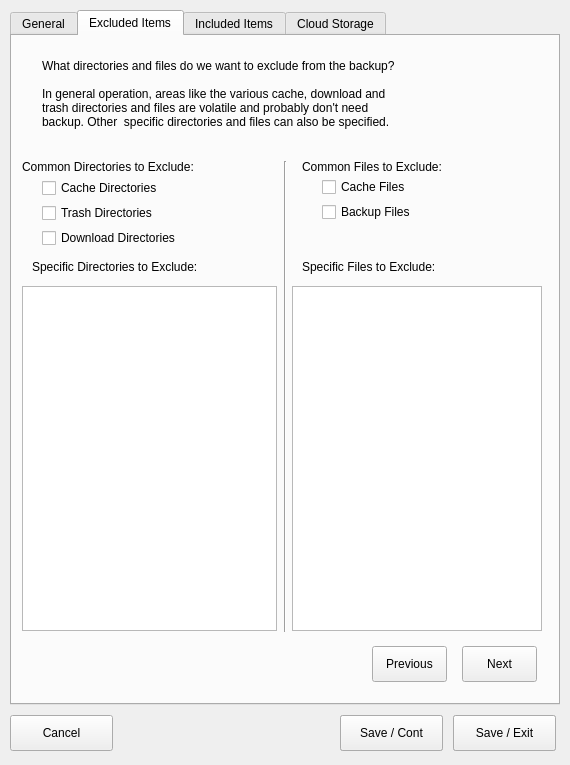
<?xml version="1.0" encoding="UTF-8"?>
<ui version="4.0">
 <class>SetupWindow</class>
 <widget class="QMainWindow" name="SetupWindow">
  <property name="geometry">
   <rect>
    <x>0</x>
    <y>0</y>
    <width>570</width>
    <height>765</height>
   </rect>
  </property>
  <property name="windowTitle">
   <string>Setup</string>
  </property>
  <widget class="QWidget" name="centralwidget">
   <widget class="QTabWidget" name="tabWidget">
    <property name="geometry">
     <rect>
      <x>10</x>
      <y>10</y>
      <width>550</width>
      <height>695</height>
     </rect>
    </property>
    <property name="toolTip">
     <string/>
    </property>
    <property name="currentIndex">
     <number>1</number>
    </property>
    <widget class="QWidget" name="general_tab">
     <property name="toolTip">
      <string>Determine the general parameters of the backup.</string>
     </property>
     <attribute name="title">
      <string>General</string>
     </attribute>
     <attribute name="toolTip">
      <string>Determine the general parameters of the backup.</string>
     </attribute>
     <widget class="QLabel" name="lbl_general_header">
      <property name="geometry">
       <rect>
        <x>0</x>
        <y>0</y>
        <width>476</width>
        <height>36</height>
       </rect>
      </property>
      <property name="text">
       <string>General conditions that apply in all cases</string>
      </property>
      <property name="alignment">
       <set>Qt::AlignCenter</set>
      </property>
     </widget>
     <widget class="QPushButton" name="general_next">
      <property name="geometry">
       <rect>
        <x>420</x>
        <y>610</y>
        <width>75</width>
        <height>36</height>
       </rect>
      </property>
      <property name="toolTip">
       <string>Move to the next active page</string>
      </property>
      <property name="text">
       <string>Next</string>
      </property>
     </widget>
     <widget class="QLabel" name="lbl_start_dir">
      <property name="geometry">
       <rect>
        <x>10</x>
        <y>40</y>
        <width>182</width>
        <height>36</height>
       </rect>
      </property>
      <property name="text">
       <string>Directory to Backup:</string>
      </property>
      <property name="alignment">
       <set>Qt::AlignRight|Qt::AlignTrailing|Qt::AlignVCenter</set>
      </property>
     </widget>
     <widget class="QLineEdit" name="start_dir">
      <property name="geometry">
       <rect>
        <x>200</x>
        <y>40</y>
        <width>300</width>
        <height>36</height>
       </rect>
      </property>
      <property name="toolTip">
       <string>What is the base directory to start scanning for changed files.
By default, it is the 'user_id' dir, '/home/{user_id}' on Linux
or 'C:Users\{user_id}' on Windows.</string>
      </property>
     </widget>
     <widget class="QLabel" name="lbl_external_storage">
      <property name="geometry">
       <rect>
        <x>10</x>
        <y>80</y>
        <width>182</width>
        <height>36</height>
       </rect>
      </property>
      <property name="text">
       <string>Backup to External Drive:</string>
      </property>
      <property name="alignment">
       <set>Qt::AlignRight|Qt::AlignTrailing|Qt::AlignVCenter</set>
      </property>
     </widget>
     <widget class="QLabel" name="lbl_backup_dir">
      <property name="geometry">
       <rect>
        <x>10</x>
        <y>110</y>
        <width>182</width>
        <height>36</height>
       </rect>
      </property>
      <property name="text">
       <string>Backup Destination</string>
      </property>
      <property name="alignment">
       <set>Qt::AlignRight|Qt::AlignTrailing|Qt::AlignVCenter</set>
      </property>
     </widget>
     <widget class="QLineEdit" name="backup_dir">
      <property name="geometry">
       <rect>
        <x>200</x>
        <y>110</y>
        <width>300</width>
        <height>36</height>
       </rect>
      </property>
      <property name="toolTip">
       <string>Where is the external storage? For a usb drive, Fedora Linux is
'/run/media/*backup_directory*', Windows will be a drive letter,
generally 'E:' or greater.</string>
      </property>
     </widget>
     <widget class="QCheckBox" name="external_storage">
      <property name="geometry">
       <rect>
        <x>200</x>
        <y>80</y>
        <width>30</width>
        <height>36</height>
       </rect>
      </property>
      <property name="toolTip">
       <string>Check if you want to backup to an external
storage drive, usually a connected USB drive.</string>
      </property>
      <property name="text">
       <string/>
      </property>
     </widget>
     <widget class="QCheckBox" name="cloud_storage">
      <property name="geometry">
       <rect>
        <x>200</x>
        <y>160</y>
        <width>30</width>
        <height>36</height>
       </rect>
      </property>
      <property name="toolTip">
       <string>Check if you want to backup to cloud storage.
Cloud storage will be configured on the
Cloud Storage page.</string>
      </property>
      <property name="text">
       <string/>
      </property>
     </widget>
     <widget class="QLabel" name="lbl_config_filename">
      <property name="geometry">
       <rect>
        <x>10</x>
        <y>235</y>
        <width>182</width>
        <height>30</height>
       </rect>
      </property>
      <property name="text">
       <string>Config File Name:</string>
      </property>
      <property name="alignment">
       <set>Qt::AlignRight|Qt::AlignTrailing|Qt::AlignVCenter</set>
      </property>
     </widget>
     <widget class="QLabel" name="value_config_filename">
      <property name="geometry">
       <rect>
        <x>200</x>
        <y>235</y>
        <width>274</width>
        <height>30</height>
       </rect>
      </property>
      <property name="toolTip">
       <string>&lt;html&gt;&lt;head/&gt;&lt;body&gt;&lt;p&gt;The backup program configuration subdirectory in the system config directory (not changeable)&lt;/p&gt;&lt;/body&gt;&lt;/html&gt;</string>
      </property>
      <property name="text">
       <string>a file name</string>
      </property>
     </widget>
     <widget class="QLabel" name="lbl_config_dir_subdir">
      <property name="geometry">
       <rect>
        <x>10</x>
        <y>260</y>
        <width>182</width>
        <height>30</height>
       </rect>
      </property>
      <property name="text">
       <string>Configuration Directory:</string>
      </property>
      <property name="alignment">
       <set>Qt::AlignRight|Qt::AlignTrailing|Qt::AlignVCenter</set>
      </property>
      <property name="indent">
       <number>-1</number>
      </property>
     </widget>
     <widget class="QLabel" name="value_config_dir">
      <property name="geometry">
       <rect>
        <x>200</x>
        <y>260</y>
        <width>274</width>
        <height>30</height>
       </rect>
      </property>
      <property name="toolTip">
       <string>&lt;html&gt;&lt;head/&gt;&lt;body&gt;&lt;p&gt;The configuration file name (not changeable)&lt;/p&gt;&lt;/body&gt;&lt;/html&gt;</string>
      </property>
      <property name="text">
       <string>a directory name</string>
      </property>
     </widget>
     <widget class="QLabel" name="lbl_log_filename">
      <property name="geometry">
       <rect>
        <x>10</x>
        <y>285</y>
        <width>182</width>
        <height>30</height>
       </rect>
      </property>
      <property name="text">
       <string>Log Filename:</string>
      </property>
      <property name="alignment">
       <set>Qt::AlignRight|Qt::AlignTrailing|Qt::AlignVCenter</set>
      </property>
     </widget>
     <widget class="QLabel" name="value_log_filename">
      <property name="geometry">
       <rect>
        <x>200</x>
        <y>285</y>
        <width>274</width>
        <height>30</height>
       </rect>
      </property>
      <property name="toolTip">
       <string>&lt;html&gt;&lt;head/&gt;&lt;body&gt;&lt;p&gt;The backup logfile name (not changeable)&lt;/p&gt;&lt;/body&gt;&lt;/html&gt;</string>
      </property>
      <property name="text">
       <string>a file name</string>
      </property>
     </widget>
     <widget class="QLabel" name="lbl_cloud_storage">
      <property name="geometry">
       <rect>
        <x>10</x>
        <y>160</y>
        <width>182</width>
        <height>37</height>
       </rect>
      </property>
      <property name="text">
       <string>Backup to Cloud Storage:</string>
      </property>
      <property name="alignment">
       <set>Qt::AlignRight|Qt::AlignTrailing|Qt::AlignVCenter</set>
      </property>
     </widget>
     <widget class="QLabel" name="lbl_last_backup">
      <property name="geometry">
       <rect>
        <x>10</x>
        <y>210</y>
        <width>182</width>
        <height>30</height>
       </rect>
      </property>
      <property name="text">
       <string>Last Backup Time/Date:</string>
      </property>
      <property name="alignment">
       <set>Qt::AlignRight|Qt::AlignTrailing|Qt::AlignVCenter</set>
      </property>
     </widget>
     <widget class="QLabel" name="value_last_backup">
      <property name="geometry">
       <rect>
        <x>200</x>
        <y>210</y>
        <width>274</width>
        <height>30</height>
       </rect>
      </property>
      <property name="toolTip">
       <string>&lt;html&gt;&lt;head/&gt;&lt;body&gt;&lt;p&gt;The backup program configuration subdirectory in the system config directory (not changeable)&lt;/p&gt;&lt;/body&gt;&lt;/html&gt;</string>
      </property>
      <property name="text">
       <string>0</string>
      </property>
     </widget>
    </widget>
    <widget class="QWidget" name="exclusions_tab">
     <attribute name="title">
      <string>Excluded Items</string>
     </attribute>
     <widget class="QLabel" name="lbl_excluded_description">
      <property name="geometry">
       <rect>
        <x>30</x>
        <y>10</y>
        <width>460</width>
        <height>110</height>
       </rect>
      </property>
      <property name="text">
       <string>What directories and files do we want to exclude from the backup?

In general operation, areas like the various cache, download and
trash directories and files are volatile and probably don't need
backup. Other  specific directories and files can also be specified.
</string>
      </property>
      <property name="textInteractionFlags">
       <set>Qt::NoTextInteraction</set>
      </property>
     </widget>
     <widget class="QPushButton" name="excld_previous">
      <property name="geometry">
       <rect>
        <x>360</x>
        <y>610</y>
        <width>75</width>
        <height>36</height>
       </rect>
      </property>
      <property name="toolTip">
       <string>Go back to the General Tab</string>
      </property>
      <property name="text">
       <string>Previous</string>
      </property>
     </widget>
     <widget class="QPushButton" name="excld_next">
      <property name="geometry">
       <rect>
        <x>450</x>
        <y>610</y>
        <width>75</width>
        <height>36</height>
       </rect>
      </property>
      <property name="toolTip">
       <string>Go Forward to the Included Items Tab</string>
      </property>
      <property name="text">
       <string>Next</string>
      </property>
     </widget>
     <widget class="QTableView" name="excld_dirs">
      <property name="geometry">
       <rect>
        <x>10</x>
        <y>250</y>
        <width>255</width>
        <height>345</height>
       </rect>
      </property>
     </widget>
     <widget class="QTableView" name="excld_files">
      <property name="geometry">
       <rect>
        <x>280</x>
        <y>250</y>
        <width>250</width>
        <height>345</height>
       </rect>
      </property>
     </widget>
     <widget class="QLabel" name="lbl_excld_common_file">
      <property name="geometry">
       <rect>
        <x>290</x>
        <y>120</y>
        <width>181</width>
        <height>22</height>
       </rect>
      </property>
      <property name="text">
       <string>Common Files to Exclude:</string>
      </property>
      <property name="textFormat">
       <enum>Qt::PlainText</enum>
      </property>
     </widget>
     <widget class="QCheckBox" name="excld_cache_files">
      <property name="geometry">
       <rect>
        <x>310</x>
        <y>140</y>
        <width>170</width>
        <height>22</height>
       </rect>
      </property>
      <property name="toolTip">
       <string>If Checked, any file name containing &quot;cache&quot; will be excluded from the backup.</string>
      </property>
      <property name="text">
       <string>Cache Files</string>
      </property>
     </widget>
     <widget class="QCheckBox" name="excld_backup_files">
      <property name="geometry">
       <rect>
        <x>310</x>
        <y>165</y>
        <width>170</width>
        <height>22</height>
       </rect>
      </property>
      <property name="toolTip">
       <string>If Checked, any file name containing &quot;trash&quot;, &quot;recycle bin&quot; or similar will be excluded from the backup.</string>
      </property>
      <property name="text">
       <string>Backup Files</string>
      </property>
     </widget>
     <widget class="QLabel" name="lbl_excld_common_dir">
      <property name="geometry">
       <rect>
        <x>10</x>
        <y>120</y>
        <width>221</width>
        <height>22</height>
       </rect>
      </property>
      <property name="text">
       <string>Common Directories to Exclude:</string>
      </property>
      <property name="textFormat">
       <enum>Qt::PlainText</enum>
      </property>
     </widget>
     <widget class="QCheckBox" name="excld_cache_dir">
      <property name="geometry">
       <rect>
        <x>30</x>
        <y>140</y>
        <width>170</width>
        <height>24</height>
       </rect>
      </property>
      <property name="toolTip">
       <string>If Checked, any directory name containing &quot;cache&quot; will be excluded from the backup.</string>
      </property>
      <property name="text">
       <string>Cache Directories</string>
      </property>
     </widget>
     <widget class="QCheckBox" name="excld_trash_dir">
      <property name="geometry">
       <rect>
        <x>30</x>
        <y>165</y>
        <width>170</width>
        <height>24</height>
       </rect>
      </property>
      <property name="toolTip">
       <string>If Checked, any directory name containing &quot;trash&quot;, &quot;recycle bin&quot; or similar  will be excluded from the backup.</string>
      </property>
      <property name="text">
       <string>Trash Directories</string>
      </property>
     </widget>
     <widget class="QCheckBox" name="excld_download_dir">
      <property name="geometry">
       <rect>
        <x>30</x>
        <y>190</y>
        <width>171</width>
        <height>24</height>
       </rect>
      </property>
      <property name="text">
       <string>Download Directories</string>
      </property>
     </widget>
     <widget class="QLabel" name="lbl_excld_specific_dir">
      <property name="geometry">
       <rect>
        <x>20</x>
        <y>220</y>
        <width>221</width>
        <height>22</height>
       </rect>
      </property>
      <property name="text">
       <string>Specific Directories to Exclude:</string>
      </property>
     </widget>
     <widget class="QLabel" name="lbl_excld_specific_file">
      <property name="geometry">
       <rect>
        <x>290</x>
        <y>220</y>
        <width>171</width>
        <height>22</height>
       </rect>
      </property>
      <property name="text">
       <string>Specific Files to Exclude:</string>
      </property>
     </widget>
     <widget class="Line" name="line">
      <property name="geometry">
       <rect>
        <x>265</x>
        <y>125</y>
        <width>16</width>
        <height>471</height>
       </rect>
      </property>
      <property name="orientation">
       <enum>Qt::Vertical</enum>
      </property>
     </widget>
    </widget>
    <widget class="QWidget" name="inclusions_tab">
     <attribute name="title">
      <string>Included Items</string>
     </attribute>
     <widget class="QLabel" name="lbl_inclusion_header">
      <property name="geometry">
       <rect>
        <x>30</x>
        <y>10</y>
        <width>460</width>
        <height>51</height>
       </rect>
      </property>
      <property name="text">
       <string>Specify the directories and files we want to include in the backup
 that would otherwise be excluded?</string>
      </property>
     </widget>
     <widget class="QLabel" name="label_2">
      <property name="geometry">
       <rect>
        <x>20</x>
        <y>75</y>
        <width>400</width>
        <height>22</height>
       </rect>
      </property>
      <property name="text">
       <string>Specific Directories to Include:</string>
      </property>
     </widget>
     <widget class="QPushButton" name="incld_items_previous">
      <property name="geometry">
       <rect>
        <x>330</x>
        <y>610</y>
        <width>75</width>
        <height>36</height>
       </rect>
      </property>
      <property name="text">
       <string>Previous</string>
      </property>
     </widget>
     <widget class="QPushButton" name="incld_items_next">
      <property name="geometry">
       <rect>
        <x>420</x>
        <y>610</y>
        <width>75</width>
        <height>36</height>
       </rect>
      </property>
      <property name="text">
       <string>Next</string>
      </property>
     </widget>
     <widget class="QLabel" name="label_4">
      <property name="geometry">
       <rect>
        <x>20</x>
        <y>250</y>
        <width>400</width>
        <height>22</height>
       </rect>
      </property>
      <property name="text">
       <string>Specific Files to Include:</string>
      </property>
     </widget>
     <widget class="QFrame" name="frame_incld_specific_dirs">
      <property name="geometry">
       <rect>
        <x>20</x>
        <y>110</y>
        <width>470</width>
        <height>121</height>
       </rect>
      </property>
      <property name="frameShape">
       <enum>QFrame::NoFrame</enum>
      </property>
      <property name="frameShadow">
       <enum>QFrame::Plain</enum>
      </property>
      <widget class="QLineEdit" name="specific_dir_incld_1">
       <property name="geometry">
        <rect>
         <x>10</x>
         <y>0</y>
         <width>145</width>
         <height>36</height>
        </rect>
       </property>
      </widget>
      <widget class="QLineEdit" name="specific_dir_incld_2">
       <property name="geometry">
        <rect>
         <x>165</x>
         <y>0</y>
         <width>145</width>
         <height>36</height>
        </rect>
       </property>
      </widget>
      <widget class="QLineEdit" name="specific_dir_incld_3">
       <property name="geometry">
        <rect>
         <x>320</x>
         <y>0</y>
         <width>145</width>
         <height>36</height>
        </rect>
       </property>
      </widget>
      <widget class="QLineEdit" name="specific_dir_incld_4">
       <property name="geometry">
        <rect>
         <x>10</x>
         <y>40</y>
         <width>146</width>
         <height>36</height>
        </rect>
       </property>
      </widget>
      <widget class="QLineEdit" name="specific_dir_incld_5">
       <property name="geometry">
        <rect>
         <x>165</x>
         <y>40</y>
         <width>145</width>
         <height>36</height>
        </rect>
       </property>
      </widget>
      <widget class="QLineEdit" name="specific_dir_incld_6">
       <property name="geometry">
        <rect>
         <x>320</x>
         <y>40</y>
         <width>146</width>
         <height>36</height>
        </rect>
       </property>
      </widget>
      <widget class="QLineEdit" name="specific_dir_incld_7">
       <property name="geometry">
        <rect>
         <x>10</x>
         <y>80</y>
         <width>145</width>
         <height>36</height>
        </rect>
       </property>
      </widget>
      <widget class="QLineEdit" name="specific_dir_incld_8">
       <property name="geometry">
        <rect>
         <x>165</x>
         <y>80</y>
         <width>145</width>
         <height>36</height>
        </rect>
       </property>
      </widget>
      <widget class="QLineEdit" name="specific_dir_incld_9">
       <property name="geometry">
        <rect>
         <x>320</x>
         <y>80</y>
         <width>145</width>
         <height>36</height>
        </rect>
       </property>
      </widget>
     </widget>
     <widget class="QFrame" name="frame_incld_specific_files">
      <property name="geometry">
       <rect>
        <x>20</x>
        <y>280</y>
        <width>470</width>
        <height>121</height>
       </rect>
      </property>
      <property name="frameShape">
       <enum>QFrame::NoFrame</enum>
      </property>
      <property name="frameShadow">
       <enum>QFrame::Plain</enum>
      </property>
      <widget class="QLineEdit" name="specific_file_incld_1">
       <property name="geometry">
        <rect>
         <x>10</x>
         <y>0</y>
         <width>145</width>
         <height>36</height>
        </rect>
       </property>
      </widget>
      <widget class="QLineEdit" name="specific_file_incld_2">
       <property name="geometry">
        <rect>
         <x>165</x>
         <y>0</y>
         <width>145</width>
         <height>36</height>
        </rect>
       </property>
      </widget>
      <widget class="QLineEdit" name="specific_file_incld_3">
       <property name="geometry">
        <rect>
         <x>320</x>
         <y>0</y>
         <width>145</width>
         <height>36</height>
        </rect>
       </property>
      </widget>
      <widget class="QLineEdit" name="specific_file_incld_4">
       <property name="geometry">
        <rect>
         <x>10</x>
         <y>40</y>
         <width>146</width>
         <height>36</height>
        </rect>
       </property>
      </widget>
      <widget class="QLineEdit" name="specific_file_incld_5">
       <property name="geometry">
        <rect>
         <x>165</x>
         <y>40</y>
         <width>145</width>
         <height>36</height>
        </rect>
       </property>
      </widget>
      <widget class="QLineEdit" name="specific_file_incld_6">
       <property name="geometry">
        <rect>
         <x>320</x>
         <y>40</y>
         <width>146</width>
         <height>36</height>
        </rect>
       </property>
      </widget>
      <widget class="QLineEdit" name="specific_file_incld_7">
       <property name="geometry">
        <rect>
         <x>10</x>
         <y>80</y>
         <width>145</width>
         <height>36</height>
        </rect>
       </property>
      </widget>
      <widget class="QLineEdit" name="specific_file_incld_8">
       <property name="geometry">
        <rect>
         <x>165</x>
         <y>80</y>
         <width>145</width>
         <height>36</height>
        </rect>
       </property>
      </widget>
      <widget class="QLineEdit" name="specific_file_incld_9">
       <property name="geometry">
        <rect>
         <x>320</x>
         <y>80</y>
         <width>145</width>
         <height>36</height>
        </rect>
       </property>
      </widget>
     </widget>
    </widget>
    <widget class="QWidget" name="cloud_storage_tab">
     <attribute name="title">
      <string>Cloud Storage</string>
     </attribute>
     <widget class="QLabel" name="cloud_storage_header">
      <property name="geometry">
       <rect>
        <x>30</x>
        <y>10</y>
        <width>471</width>
        <height>41</height>
       </rect>
      </property>
      <property name="text">
       <string>Set the options for the Cloud Storage</string>
      </property>
     </widget>
     <widget class="QPushButton" name="cld_store_prev">
      <property name="geometry">
       <rect>
        <x>330</x>
        <y>610</y>
        <width>75</width>
        <height>36</height>
       </rect>
      </property>
      <property name="text">
       <string>Previous</string>
      </property>
     </widget>
     <widget class="QLabel" name="cs_select_provider_label">
      <property name="geometry">
       <rect>
        <x>20</x>
        <y>60</y>
        <width>211</width>
        <height>36</height>
       </rect>
      </property>
      <property name="text">
       <string>Select Cloud Storage Provider:</string>
      </property>
      <property name="alignment">
       <set>Qt::AlignRight|Qt::AlignTrailing|Qt::AlignVCenter</set>
      </property>
     </widget>
     <widget class="QComboBox" name="ccs_select_provider_combo">
      <property name="geometry">
       <rect>
        <x>240</x>
        <y>60</y>
        <width>250</width>
        <height>37</height>
       </rect>
      </property>
     </widget>
     <widget class="QWidget" name="widget_local_storage" native="true">
      <property name="geometry">
       <rect>
        <x>10</x>
        <y>120</y>
        <width>491</width>
        <height>171</height>
       </rect>
      </property>
      <widget class="QLabel" name="local_storage_src_dir">
       <property name="geometry">
        <rect>
         <x>20</x>
         <y>30</y>
         <width>200</width>
         <height>36</height>
        </rect>
       </property>
       <property name="text">
        <string>Starting Directory for storage:</string>
       </property>
       <property name="alignment">
        <set>Qt::AlignRight|Qt::AlignTrailing|Qt::AlignVCenter</set>
       </property>
      </widget>
      <widget class="QLabel" name="lbl_local_storage">
       <property name="geometry">
        <rect>
         <x>0</x>
         <y>0</y>
         <width>161</width>
         <height>19</height>
        </rect>
       </property>
       <property name="text">
        <string>Local Storage</string>
       </property>
      </widget>
      <widget class="QLabel" name="lbl_local_storage_dest_dir">
       <property name="geometry">
        <rect>
         <x>20</x>
         <y>70</y>
         <width>200</width>
         <height>36</height>
        </rect>
       </property>
       <property name="text">
        <string>Destination Directory:</string>
       </property>
       <property name="alignment">
        <set>Qt::AlignRight|Qt::AlignTrailing|Qt::AlignVCenter</set>
       </property>
      </widget>
      <widget class="QLineEdit" name="local_storage_edit">
       <property name="geometry">
        <rect>
         <x>230</x>
         <y>30</y>
         <width>250</width>
         <height>36</height>
        </rect>
       </property>
      </widget>
      <widget class="QLabel" name="lbl_local_store_password">
       <property name="geometry">
        <rect>
         <x>20</x>
         <y>110</y>
         <width>200</width>
         <height>36</height>
        </rect>
       </property>
       <property name="text">
        <string>Password:</string>
       </property>
       <property name="alignment">
        <set>Qt::AlignRight|Qt::AlignTrailing|Qt::AlignVCenter</set>
       </property>
      </widget>
      <widget class="QLineEdit" name="local_storage_dest_dir_edit">
       <property name="geometry">
        <rect>
         <x>230</x>
         <y>70</y>
         <width>250</width>
         <height>36</height>
        </rect>
       </property>
      </widget>
      <widget class="QLineEdit" name="local_storage_password_edit">
       <property name="geometry">
        <rect>
         <x>230</x>
         <y>110</y>
         <width>250</width>
         <height>36</height>
        </rect>
       </property>
      </widget>
     </widget>
    </widget>
   </widget>
   <widget class="QFrame" name="save_cancel_button_bar">
    <property name="geometry">
     <rect>
      <x>10</x>
      <y>715</y>
      <width>551</width>
      <height>36</height>
     </rect>
    </property>
    <property name="autoFillBackground">
     <bool>true</bool>
    </property>
    <property name="frameShape">
     <enum>QFrame::NoFrame</enum>
    </property>
    <widget class="QPushButton" name="cancel_button">
     <property name="geometry">
      <rect>
       <x>0</x>
       <y>0</y>
       <width>103</width>
       <height>36</height>
      </rect>
     </property>
     <property name="toolTip">
      <string>Close the form</string>
     </property>
     <property name="text">
      <string>Cancel</string>
     </property>
    </widget>
    <widget class="QPushButton" name="save_new_button">
     <property name="geometry">
      <rect>
       <x>330</x>
       <y>0</y>
       <width>103</width>
       <height>36</height>
      </rect>
     </property>
     <property name="toolTip">
      <string>Save the item, then clear form</string>
     </property>
     <property name="text">
      <string>Save / Cont</string>
     </property>
    </widget>
    <widget class="QPushButton" name="save_done_button">
     <property name="geometry">
      <rect>
       <x>443</x>
       <y>0</y>
       <width>103</width>
       <height>36</height>
      </rect>
     </property>
     <property name="toolTip">
      <string>Save the Item and close</string>
     </property>
     <property name="layoutDirection">
      <enum>Qt::RightToLeft</enum>
     </property>
     <property name="autoFillBackground">
      <bool>false</bool>
     </property>
     <property name="text">
      <string>Save / Exit</string>
     </property>
     <property name="flat">
      <bool>false</bool>
     </property>
    </widget>
    <widget class="QPushButton" name="save_new_button_2">
     <property name="geometry">
      <rect>
       <x>330</x>
       <y>0</y>
       <width>103</width>
       <height>36</height>
      </rect>
     </property>
     <property name="toolTip">
      <string>Save the item, then clear form</string>
     </property>
     <property name="text">
      <string>Save / Cont</string>
     </property>
    </widget>
    <widget class="QPushButton" name="save_done_button_2">
     <property name="geometry">
      <rect>
       <x>443</x>
       <y>0</y>
       <width>103</width>
       <height>36</height>
      </rect>
     </property>
     <property name="toolTip">
      <string>Save the Item and close</string>
     </property>
     <property name="layoutDirection">
      <enum>Qt::RightToLeft</enum>
     </property>
     <property name="autoFillBackground">
      <bool>false</bool>
     </property>
     <property name="text">
      <string>Save / Exit</string>
     </property>
     <property name="flat">
      <bool>false</bool>
     </property>
    </widget>
   </widget>
   <widget class="QLineEdit" name="specific_dir_excld_1">
    <property name="geometry">
     <rect>
      <x>680</x>
      <y>100</y>
      <width>145</width>
      <height>36</height>
     </rect>
    </property>
   </widget>
   <widget class="QLineEdit" name="specific_dir_excld_2">
    <property name="geometry">
     <rect>
      <x>830</x>
      <y>100</y>
      <width>145</width>
      <height>36</height>
     </rect>
    </property>
   </widget>
   <widget class="QLineEdit" name="specific_dir_excld_3">
    <property name="geometry">
     <rect>
      <x>990</x>
      <y>100</y>
      <width>145</width>
      <height>36</height>
     </rect>
    </property>
   </widget>
   <widget class="QLineEdit" name="specific_dir_excld_4">
    <property name="geometry">
     <rect>
      <x>670</x>
      <y>140</y>
      <width>146</width>
      <height>36</height>
     </rect>
    </property>
   </widget>
   <widget class="QLineEdit" name="specific_dir_excld_5">
    <property name="geometry">
     <rect>
      <x>820</x>
      <y>140</y>
      <width>145</width>
      <height>36</height>
     </rect>
    </property>
   </widget>
   <widget class="QLineEdit" name="specific_dir_excld_6">
    <property name="geometry">
     <rect>
      <x>970</x>
      <y>140</y>
      <width>146</width>
      <height>36</height>
     </rect>
    </property>
   </widget>
   <widget class="QLineEdit" name="specific_dir_excld_7">
    <property name="geometry">
     <rect>
      <x>660</x>
      <y>180</y>
      <width>145</width>
      <height>36</height>
     </rect>
    </property>
   </widget>
   <widget class="QLineEdit" name="specific_dir_excld_8">
    <property name="geometry">
     <rect>
      <x>810</x>
      <y>180</y>
      <width>145</width>
      <height>36</height>
     </rect>
    </property>
   </widget>
   <widget class="QLineEdit" name="specific_dir_excld_9">
    <property name="geometry">
     <rect>
      <x>980</x>
      <y>180</y>
      <width>145</width>
      <height>36</height>
     </rect>
    </property>
   </widget>
   <widget class="QLineEdit" name="specific_file_excld_1">
    <property name="geometry">
     <rect>
      <x>660</x>
      <y>290</y>
      <width>145</width>
      <height>36</height>
     </rect>
    </property>
   </widget>
   <widget class="QLineEdit" name="specific_file_excld_2">
    <property name="geometry">
     <rect>
      <x>810</x>
      <y>290</y>
      <width>145</width>
      <height>36</height>
     </rect>
    </property>
   </widget>
   <widget class="QLineEdit" name="specific_file_excld_3">
    <property name="geometry">
     <rect>
      <x>970</x>
      <y>280</y>
      <width>145</width>
      <height>36</height>
     </rect>
    </property>
   </widget>
   <widget class="QLineEdit" name="specific_file_excld_4">
    <property name="geometry">
     <rect>
      <x>650</x>
      <y>330</y>
      <width>145</width>
      <height>36</height>
     </rect>
    </property>
   </widget>
   <widget class="QLineEdit" name="specific_file_excld_5">
    <property name="geometry">
     <rect>
      <x>800</x>
      <y>330</y>
      <width>145</width>
      <height>36</height>
     </rect>
    </property>
   </widget>
   <widget class="QLineEdit" name="specific_file_excld_6">
    <property name="geometry">
     <rect>
      <x>950</x>
      <y>330</y>
      <width>145</width>
      <height>36</height>
     </rect>
    </property>
   </widget>
   <widget class="QLineEdit" name="specific_file_excld_7">
    <property name="geometry">
     <rect>
      <x>650</x>
      <y>370</y>
      <width>145</width>
      <height>36</height>
     </rect>
    </property>
   </widget>
   <widget class="QLineEdit" name="specific_file_excld_8">
    <property name="geometry">
     <rect>
      <x>800</x>
      <y>370</y>
      <width>145</width>
      <height>36</height>
     </rect>
    </property>
   </widget>
   <widget class="QLineEdit" name="specific_file_excld_9">
    <property name="geometry">
     <rect>
      <x>950</x>
      <y>370</y>
      <width>145</width>
      <height>36</height>
     </rect>
    </property>
   </widget>
   <widget class="QFrame" name="frame_excld_specific_dirs">
    <property name="geometry">
     <rect>
      <x>650</x>
      <y>410</y>
      <width>470</width>
      <height>121</height>
     </rect>
    </property>
    <property name="frameShape">
     <enum>QFrame::Box</enum>
    </property>
    <property name="frameShadow">
     <enum>QFrame::Plain</enum>
    </property>
   </widget>
   <widget class="QFrame" name="frame_excld_specific_files">
    <property name="geometry">
     <rect>
      <x>660</x>
      <y>550</y>
      <width>470</width>
      <height>121</height>
     </rect>
    </property>
    <property name="frameShape">
     <enum>QFrame::Box</enum>
    </property>
    <property name="frameShadow">
     <enum>QFrame::Plain</enum>
    </property>
   </widget>
  </widget>
 </widget>
 <tabstops>
  <tabstop>start_dir</tabstop>
  <tabstop>external_storage</tabstop>
  <tabstop>backup_dir</tabstop>
  <tabstop>cloud_storage</tabstop>
  <tabstop>general_next</tabstop>
  <tabstop>excld_cache_dir</tabstop>
  <tabstop>excld_trash_dir</tabstop>
  <tabstop>excld_cache_files</tabstop>
  <tabstop>excld_backup_files</tabstop>
  <tabstop>specific_file_excld_1</tabstop>
  <tabstop>specific_file_excld_2</tabstop>
  <tabstop>specific_file_excld_3</tabstop>
  <tabstop>specific_file_excld_4</tabstop>
  <tabstop>specific_file_excld_5</tabstop>
  <tabstop>specific_file_excld_6</tabstop>
  <tabstop>specific_file_excld_7</tabstop>
  <tabstop>specific_file_excld_8</tabstop>
  <tabstop>specific_file_excld_9</tabstop>
  <tabstop>excld_next</tabstop>
  <tabstop>excld_previous</tabstop>
  <tabstop>save_new_button</tabstop>
  <tabstop>save_done_button</tabstop>
  <tabstop>cancel_button</tabstop>
  <tabstop>tabWidget</tabstop>
 </tabstops>
 <resources/>
 <connections/>
</ui>
